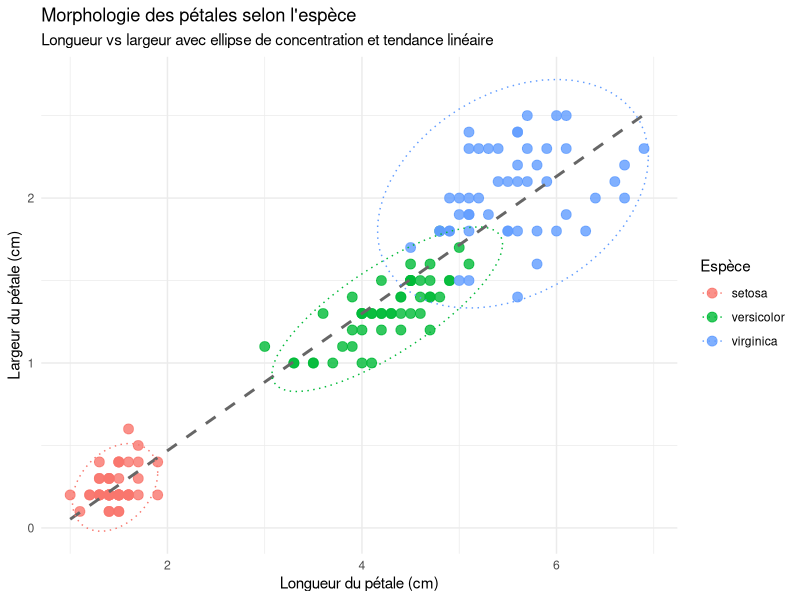

R code for this plot:
# visualize.R
library(ggplot2)

# Jeu de données intégré
data("iris")

# Graphique : longueur vs largeur des pétales, coloré par espèce, avec ellipse
ggplot(iris, aes(x = Petal.Length, y = Petal.Width, color = Species)) +
  geom_point(size = 3, alpha = 0.8) +
  geom_smooth(method = "lm", se = FALSE, linetype = "dashed", color = "gray40") +
  stat_ellipse(type = "norm", linetype = "dotted") +
  labs(
    title = "Morphologie des pétales selon l'espèce",
    subtitle = "Longueur vs largeur avec ellipse de concentration et tendance linéaire",
    x = "Longueur du pétale (cm)",
    y = "Largeur du pétale (cm)",
    color = "Espèce"
  ) +
  theme_minimal()
